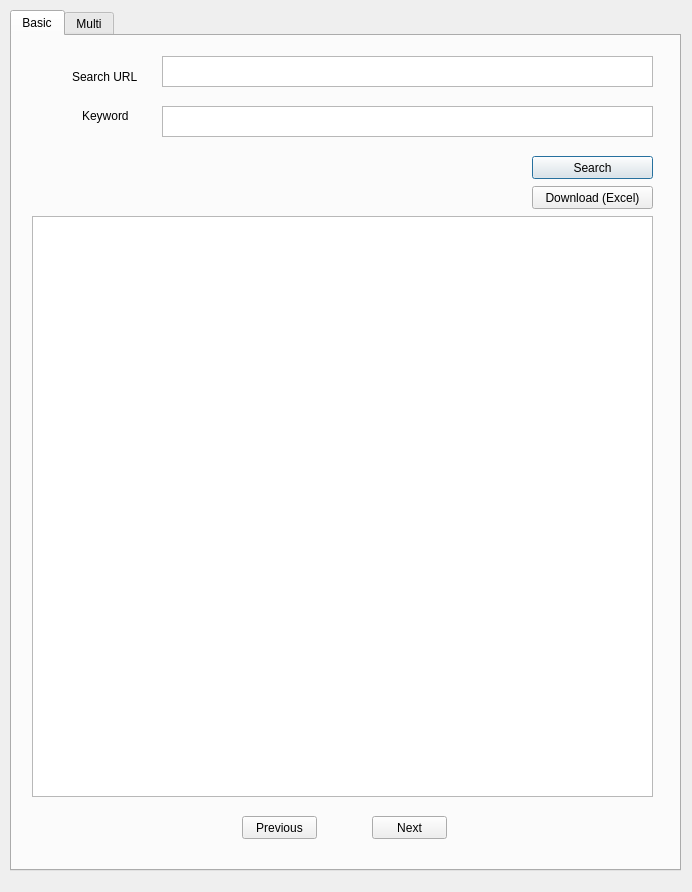
<?xml version="1.0" encoding="UTF-8"?>
<ui version="4.0">
 <class>Dialog</class>
 <widget class="QDialog" name="Dialog">
  <property name="geometry">
   <rect>
    <x>0</x>
    <y>0</y>
    <width>692</width>
    <height>892</height>
   </rect>
  </property>
  <property name="windowTitle">
   <string>Dialog</string>
  </property>
  <widget class="QTabWidget" name="tabWidget">
   <property name="geometry">
    <rect>
     <x>10</x>
     <y>10</y>
     <width>671</width>
     <height>861</height>
    </rect>
   </property>
   <property name="currentIndex">
    <number>0</number>
   </property>
   <widget class="QWidget" name="Basic_Tab">
    <attribute name="title">
     <string>Basic</string>
    </attribute>
    <widget class="QLabel" name="label_Keyword">
     <property name="geometry">
      <rect>
       <x>70</x>
       <y>70</y>
       <width>56</width>
       <height>20</height>
      </rect>
     </property>
     <property name="text">
      <string>Keyword</string>
     </property>
    </widget>
    <widget class="QTextEdit" name="Input_URL">
     <property name="geometry">
      <rect>
       <x>150</x>
       <y>20</y>
       <width>491</width>
       <height>31</height>
      </rect>
     </property>
    </widget>
    <widget class="QTextEdit" name="Input_Keyword">
     <property name="geometry">
      <rect>
       <x>150</x>
       <y>70</y>
       <width>491</width>
       <height>31</height>
      </rect>
     </property>
    </widget>
    <widget class="QLabel" name="label_URL">
     <property name="geometry">
      <rect>
       <x>60</x>
       <y>30</y>
       <width>71</width>
       <height>21</height>
      </rect>
     </property>
     <property name="text">
      <string>Search URL</string>
     </property>
    </widget>
    <widget class="QPushButton" name="Search">
     <property name="geometry">
      <rect>
       <x>520</x>
       <y>120</y>
       <width>121</width>
       <height>23</height>
      </rect>
     </property>
     <property name="text">
      <string>Search</string>
     </property>
    </widget>
    <widget class="QPushButton" name="Download">
     <property name="geometry">
      <rect>
       <x>520</x>
       <y>150</y>
       <width>121</width>
       <height>23</height>
      </rect>
     </property>
     <property name="text">
      <string>Download (Excel)</string>
     </property>
    </widget>
    <widget class="QTableView" name="ResultTabel">
     <property name="geometry">
      <rect>
       <x>20</x>
       <y>180</y>
       <width>621</width>
       <height>581</height>
      </rect>
     </property>
    </widget>
    <widget class="QPushButton" name="Next">
     <property name="geometry">
      <rect>
       <x>360</x>
       <y>780</y>
       <width>75</width>
       <height>23</height>
      </rect>
     </property>
     <property name="text">
      <string>Next</string>
     </property>
    </widget>
    <widget class="QPushButton" name="Previous">
     <property name="geometry">
      <rect>
       <x>230</x>
       <y>780</y>
       <width>75</width>
       <height>23</height>
      </rect>
     </property>
     <property name="text">
      <string>Previous</string>
     </property>
    </widget>
   </widget>
   <widget class="QWidget" name="Multi_Tab">
    <attribute name="title">
     <string>Multi</string>
    </attribute>
    <widget class="QPushButton" name="Upload_btn">
     <property name="geometry">
      <rect>
       <x>40</x>
       <y>50</y>
       <width>75</width>
       <height>23</height>
      </rect>
     </property>
     <property name="text">
      <string>Upload</string>
     </property>
    </widget>
    <widget class="QTextBrowser" name="LocalPath">
     <property name="geometry">
      <rect>
       <x>130</x>
       <y>40</y>
       <width>501</width>
       <height>31</height>
      </rect>
     </property>
    </widget>
    <widget class="QPushButton" name="Search2">
     <property name="geometry">
      <rect>
       <x>510</x>
       <y>100</y>
       <width>121</width>
       <height>23</height>
      </rect>
     </property>
     <property name="text">
      <string>Search</string>
     </property>
    </widget>
    <widget class="QPushButton" name="Download2">
     <property name="geometry">
      <rect>
       <x>510</x>
       <y>130</y>
       <width>121</width>
       <height>23</height>
      </rect>
     </property>
     <property name="text">
      <string>Download (Excel)</string>
     </property>
    </widget>
    <widget class="QPushButton" name="Previous2">
     <property name="geometry">
      <rect>
       <x>230</x>
       <y>790</y>
       <width>75</width>
       <height>23</height>
      </rect>
     </property>
     <property name="text">
      <string>Previous</string>
     </property>
    </widget>
    <widget class="QPushButton" name="Next2">
     <property name="geometry">
      <rect>
       <x>360</x>
       <y>790</y>
       <width>75</width>
       <height>23</height>
      </rect>
     </property>
     <property name="text">
      <string>Next</string>
     </property>
    </widget>
    <widget class="QTableView" name="ResultTable2">
     <property name="geometry">
      <rect>
       <x>20</x>
       <y>190</y>
       <width>621</width>
       <height>581</height>
      </rect>
     </property>
    </widget>
   </widget>
  </widget>
 </widget>
 <resources/>
 <connections/>
</ui>
